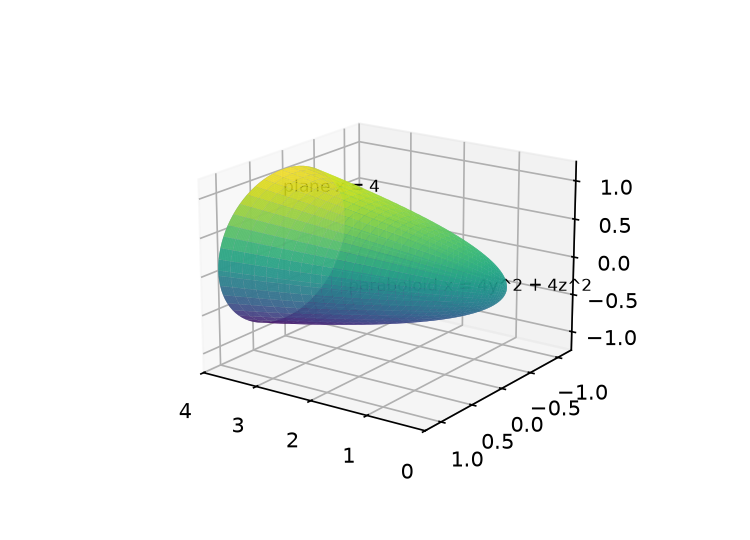

The Python source for this figure:
"""Figure 1: the solid E between the paraboloid x = 4y^2 + 4z^2 and the plane x = 4."""

import matplotlib
matplotlib.use("Agg")
import matplotlib.pyplot as plt
import numpy as np
from mpl_toolkits.mplot3d import proj3d

fig, ax = plt.subplots(subplot_kw={"projection": "3d"}, figsize=(5, 3.6), dpi=150)
t = np.linspace(0.0, 2.0 * np.pi, 90)
w = np.linspace(0.0, 1.0, 40)
TT, WW = np.meshgrid(t, w)
YY = WW * np.cos(TT)
ZZ = WW * np.sin(TT)
XX = 4.0 * (YY**2 + ZZ**2)
ax.plot_surface(XX, YY, ZZ, cmap="viridis", alpha=0.85)
PY = WW * np.cos(TT)
PZ = WW * np.sin(TT)
PX = np.full_like(PY, 4.0)
ax.plot_surface(PX, PY, PZ, color="#9aa4b2", alpha=0.85)
ax.set_xlim(0.0, 4.0)
ax.set_ylim(-1.25, 1.25)
ax.set_zlim(-1.25, 1.25)
ax.view_init(elev=18, azim=125)
fig.canvas.draw()

def put(p, s):
    px, py, pz = proj3d.proj_transform(p[0], p[1], p[2], ax.get_proj())
    dx, dy = ax.transData.transform((px, py))
    fx = (dx - ax.bbox.x0) / (ax.bbox.x1 - ax.bbox.x0)
    fy = (dy - ax.bbox.y0) / (ax.bbox.y1 - ax.bbox.y0)
    return ax.text2D(fx, fy, s, transform=ax.transAxes, fontsize=8)

put((1.44, 0.6, 0.0), "paraboloid x = 4y^2 + 4z^2")
put((4.0, 0.0, 0.7), "plane x = 4")
fig.canvas.draw()
renderer = fig.canvas.get_renderer()
for a_ in list(ax.texts) + ([ax.get_legend()] if ax.get_legend() else []):
    for _ in range(6):
        box = a_.get_window_extent(renderer)
        if box.x1 > ax.bbox.x1 + 1:
            a_.set_position((a_.get_position()[0] - (box.x1 - ax.bbox.x1) / (ax.bbox.x1 - ax.bbox.x0), a_.get_position()[1]))
        if box.x0 < ax.bbox.x0 - 1:
            a_.set_position((a_.get_position()[0] + (ax.bbox.x0 - 1 - box.x0) / (ax.bbox.x1 - ax.bbox.x0), a_.get_position()[1]))
        if box.y1 > ax.bbox.y1 + 1:
            a_.set_position((a_.get_position()[0], a_.get_position()[1] - (box.y1 - ax.bbox.y1) / (ax.bbox.y1 - ax.bbox.y0)))
        if box.y0 < ax.bbox.y0 - 1:
            a_.set_position((a_.get_position()[0], a_.get_position()[1] + (ax.bbox.y0 - 1 - box.y0) / (ax.bbox.y1 - ax.bbox.y0)))
        if box.x0 >= ax.bbox.x0 - 1 and box.x1 <= ax.bbox.x1 + 1 and box.y0 >= ax.bbox.y0 - 1 and box.y1 <= ax.bbox.y1 + 1:
            break
    box = a_.get_window_extent(renderer)
    name = a_.get_text() if hasattr(a_, "get_text") else "legend"
    assert ax.bbox.x0 - 1 <= box.x0 and box.x1 <= ax.bbox.x1 + 1, name
    assert ax.bbox.y0 - 1 <= box.y0 and box.y1 <= ax.bbox.y1 + 1, name
fig.savefig("calculus-15.7.17/solution/part1_figure1.png", dpi=150)
print("figure saved: calculus-15.7.17/solution/part1_figure1.png")
